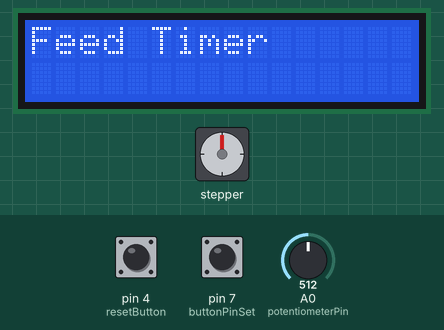
Simulated run of this sketch. Board: Arduino Uno, built with avr-gcc and run on an emulated ATmega328P. Shown: 16×2 character LCD, stepper motor. Inputs (shaded band) come from the test bench; at power-on: pin 7 (buttonPinSet) HIGH, pin 4 (resetButton) HIGH, A0 (potentiometerPin) = 512. Stepper angles assume 2048 steps per turn.

Above: at 1.2 s.
1.3 s: pin 7 (buttonPinSet) pulled LOW for 0.15 s
At 2.1 s:
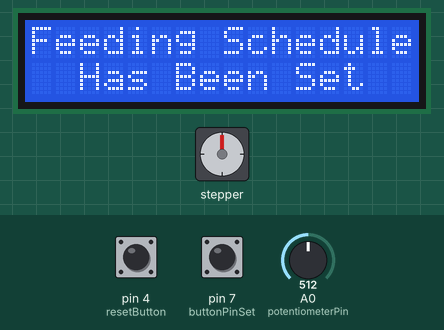
At 9.6 s:
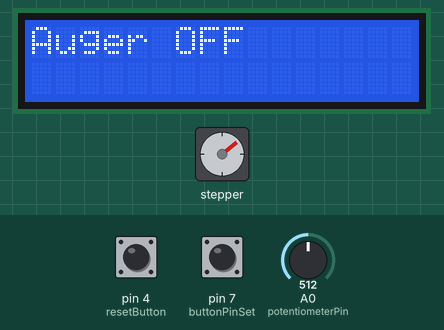
10.4 s: pin 7 (buttonPinSet) pulled LOW for 3.2 s
At 25.4 s:
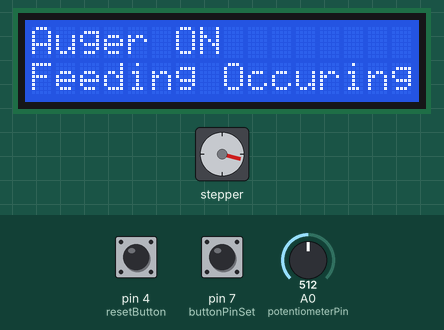
Timing chart, 0 to 26.4 s (numbered marks = the images above; inputs shaded):
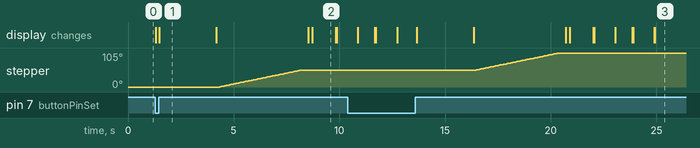

Measured:
- after the input at 1.3 s, stepper: turns 52° clockwise in 3.8 s, starting after 3.0 s; the display: first changes at once (image 1 shows a later state)
- after the input at 10.4 s, stepper: turns 53° clockwise in 3.9 s, starting after 6.1 s; the display: first differs from a run without the input after 2.3 s (image 3 shows a later state)
- what the display in image 1 shows lasts 2.7 s, from 1.5 s to 4.2 s
- what the display in image 2 shows lasts 1.1 s, from 8.7 s to 9.8 s

The sketch:

DC.LCD.ino
```cpp
#include <LiquidCrystal.h>
#include <Stepper.h>

//Define button and LCD pins
const int buttonPinSet = 7; //Button for setting the feeding interval
const int resetButton = 4; //Button for resetting
const int rs = 13, en = 12, d4 = 11, d5 = 10, d6 = 9, d7 = 8; //LCD Pins
LiquidCrystal lcd(rs, en, d4, d5, d6, d7); //Adding the LCD screen

// Constants for potentiometer and motor
const int potentiometerPin = A0;  // Potentiometer connected to analog pin A0
const int stepsPerRevolution = 2048; // This is max speed for our stepper motor
Stepper myStepper = Stepper(stepsPerRevolution, 2, 3, 5, 6); //purple is #8 & stepper motor initiation

// Variables
bool motorOn = false; //setting motor status
unsigned long motorStartTime = 0; //Time when motorstarts
unsigned long interval = 0; // Initial interval to zero
int potValue = 0; //initial potentiometer value
bool potentiometerSet = false; //flag for the potentiometer setting


void setup() {
  //set the modes of the pins
  pinMode(buttonPinSet, INPUT_PULLUP);// Set pin for setting interval as input with pull-up
  pinMode(resetButton, INPUT_PULLUP);// Set reset button pin as input with pull-up

    // Initialize the LCD
  lcd.begin(16, 2);  // Initialize the LCD: 16 characters and 2 lines
  lcd.setCursor(0, 0);// Set cursor position to (0, 0)
  lcd.print("Feed Timer   "); // Print initial message on LCD
  Serial.begin(9600); // Initialize serial communication at 9600 baud rate


}


void loop() {

  //unsigned long firstMillis = millis();

  if (digitalRead(buttonPinSet) == LOW && !potentiometerSet) {
    lcd.clear();// Clear the LCD
    lcd.setCursor(0, 0); // Set cursor to (0, 0)
    lcd.print("Set Feed Timer:   "); // Print message to set feed timer
    lcd.setCursor(0, 1);  // Set cursor to (0, 1)
    lcd.print("                "); // Clear previous message

    //lcd.setCursor(0, 1);
    //lcd.print(" ");


    // While button is pressed, read potentiometer and display interval options
    while (digitalRead(buttonPinSet) == LOW) {
      // Read the potentiometer value and display
      potValue = analogRead(potentiometerPin);  // Read potentiometer value
      lcd.setCursor(0, 1); // Set cursor to (0, 1)
      if(potValue >= 0 && potValue <= 255){
        lcd.print("6  Hr Intervals   "); // Print interval option
      } else if (potValue >= 256 && potValue <= 510){
        lcd.print("12 Hr Intervals    ");  // Print interval option
      } else if (potValue >= 511 && potValue <= 765){
        lcd.print("24 Hr Intervals      ");  // Print interval option
      }else if (potValue >= 766 && potValue <= 1023) {
      lcd.print("Test Interval       ");  // Print interval option
    }

      delay(50);  // Small delay for stability
    }

    potentiometerSet = true;  // Set flag to true
    lcd.setCursor(0, 0);  // Set cursor to (0, 0)
    lcd.print("Feeding Schedule   ");  // Print message on LCD
    lcd.setCursor(0, 1);  // Set cursor to (0, 1)
    lcd.print("  Has Been Set    ");  // Print message on LCD
    delay(2000);  // Delay for stability

  }


  // Map the potentiometer value to the interval range

  if (potentiometerSet) {
    if (potValue >= 0 && potValue <= 255) {
      interval = 21600000; // 6 hours in millis
    }   else if (potValue >= 256 && potValue <= 510) {
      interval = 43200000; // 12 hours in millis
    }   else if (potValue >= 511 && potValue <= 765) {
      interval = 86400000; // 86400000 for 24 hours
    } else if (potValue >= 766 && potValue <= 1023) {
      interval = 10000; // 86400000 for 24 hours
    }

    //Serial.println(interval);  // Print interval to serial monitor
    delay(700);
  // If the potentiometer is turned, turn on motor
   if (potValue != 0 && !motorOn ) {
     motorOn = true;  // Set motor status to on
     motorStartTime = millis();  // Record motor start time
     lcd.clear();  // Clear the LCD
     lcd.setCursor(0, 0);  // Set cursor to (0, 0)
     lcd.print("Auger ON");  // Print "Auger ON" message on LCD

     delay(100);


   }

  // If motor is on, calculate time remaining and display on LCD
   if (motorOn) {
     unsigned long currentMillis = millis(); // Get current time
      unsigned long motorElapsedTime =0; // Motor elapsed time

       // Run the motor for 3 (however long is needed) seconds
        while (motorElapsedTime < 3000) {
          myStepper.setSpeed(10); // Set motor speed
          myStepper.step(1); // Move one step
          delay(10); // Adjust delay for desired speed
          motorElapsedTime = motorElapsedTime +10; // Increment elapsed time
        }
             delay(100);
            motorElapsedTime = 3100; // Reset motor elapsed time for next cycle
            delay(100);

     if (motorElapsedTime > 3000) {
        delay(100);
       lcd.clear(); // Clear the LCD
       delay(100);
       lcd.setCursor(0, 0); // Set cursor to (0, 0)
       delay(100);
       lcd.print("Auger OFF"); // Set cursor to (0, 0)
       delay(1000); // Small delay for stability


        unsigned long newcurrentMillis = millis(); // Get current time

      int remainingTime =0; //Remaining Time


      // Calculate remaining time and display on LCD
      while(remainingTime<=0){
        unsigned long elapsedTime = millis() - newcurrentMillis; // Calculate elapsed time
        delay(100);

        unsigned long remainingTime = interval - elapsedTime; // Calculate remaining time

         // Serial.println(remainingTime); // Print remaining time to serial monitor
        int hours = remainingTime / (3600000); // Calculate hours
        //Serial.println("hours is ");
        //Serial.println(hours);

        int minutes = (remainingTime % (3600000)) / (60000); // Calculate mins
        //Serial.println("mins is ");
        //Serial.println(minutes);

        int seconds = (remainingTime % (60000)) / 1000; // Calculate seconds
        //Serial.println("sec is ");
        //Serial.println(seconds);

       lcd.setCursor(0, 1);    // Calculate hours
       lcd.print("Time: ");    // Print "Time:" message on LCD
       lcd.print(hours);       // Print hours on LCD
       delay(10);              // Small delay for stability
       lcd.print("h ");        // Print "h" on LCD
       lcd.print(minutes);     // Print minutes on LCD
       delay(10);              // Small delay for stability
       lcd.print("m ");        // Print "m" on LCD
       lcd.print(seconds);     // Print seconds on LCD
       delay(10);              // Small delay for stability
       lcd.print("s ");        //Print "s" on LCD
       delay(10);              // Small delay for stability


        // Reset all variables and flags if reset button is pressed
       if (digitalRead(resetButton) == HIGH) {
         // Reset all variables and flags
        motorOn = false;
        potentiometerSet = false;
        interval = 0;
        potValue = 0;

        lcd.clear(); // Clear the LCD
        lcd.setCursor(0, 0); // Set cursor to (0, 0)
        lcd.print("Resetting...    "); // Print "Resetting..." message on LCD
        delay(1000); // Delay for stability

        // Re-initialize the LCD display
        lcd.clear();
        lcd.setCursor(0, 0);
          }


          // Break loop if interval is greater than 864,000,000 milliseconds (24 hours)
          if (remainingTime > 864000000){
            lcd.setCursor(0, 0); // Set cursor to (0, 0)
            lcd.print("Auger ON         "); // Print "Auger ON" message on LCD
            delay(10); // Small delay for stability
            lcd.setCursor(0, 1); // Set cursor to (0, 1)
            lcd.print("Feeding Occuring"); // Print "Feeding Occuring" message on LCD
            break; // Exit the loop
          }
          delay(700); // Small delay for stability
        }
       }
     }
    }
  }
```
